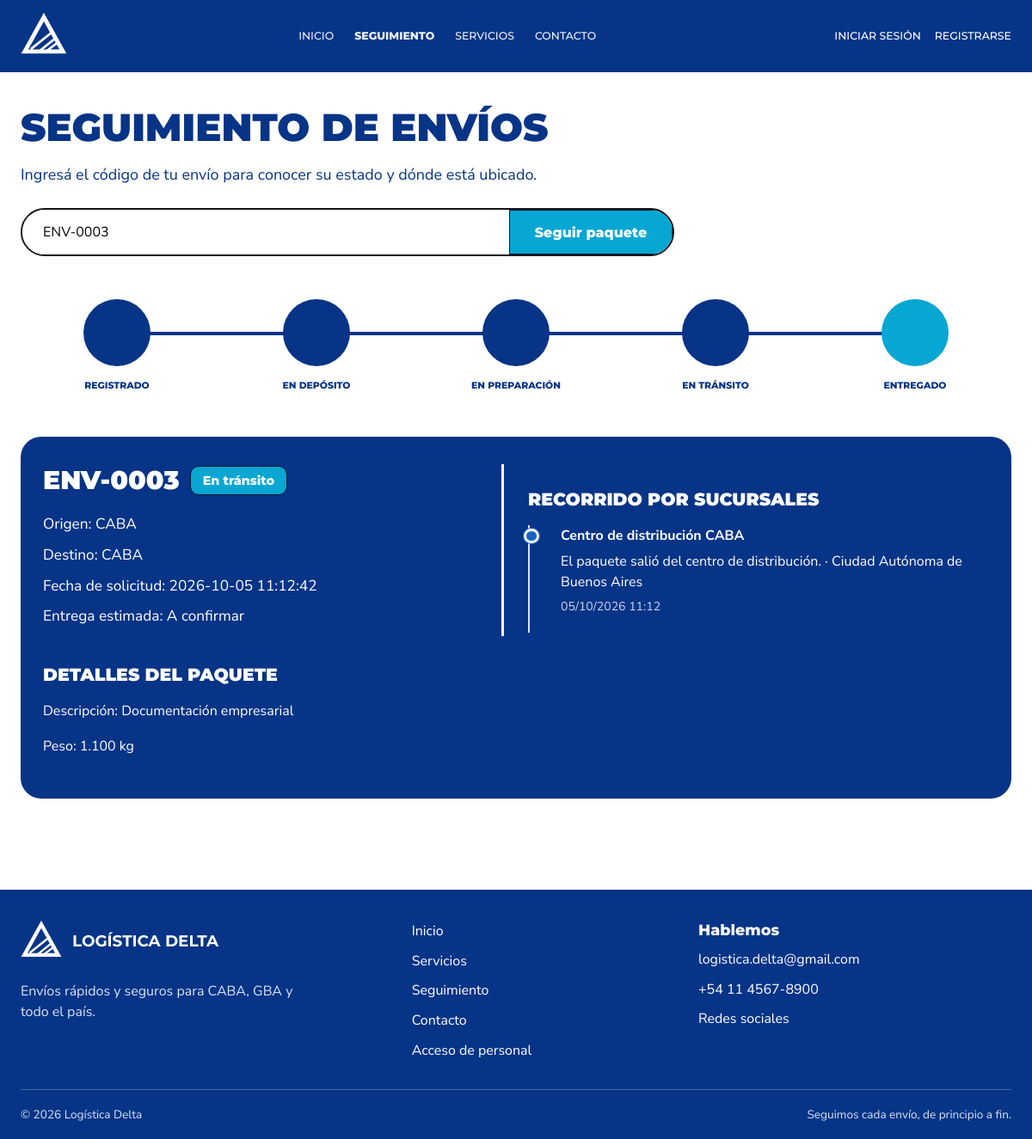
The app's page /seguimiento.php?codigo=ENV-0003 with its own data.
### tables this page shows
CREATE TABLE `envios` (
  `id_envio` int(11) NOT NULL,
  `codigo_envio` varchar(20) NOT NULL,
  `id_cliente` int(11) NOT NULL,
  `id_remitente` int(11) NOT NULL,
  `id_destinatario` int(11) NOT NULL,
  `id_paquete` int(11) NOT NULL,
  `estado` enum('REGISTRADO','RECIBIDO_DEPOSITO','PREPARADO','EN_TRANSITO','EN_REPARTO','ENTREGADO','NO_ENTREGADO','DEVUELTO','EXTRAVIADO','CANCELADO') NOT NULL DEFAULT 'REGISTRADO',
  `id_zona_destino` int(11) NOT NULL,
  `id_tarifa_aplicada` int(11) DEFAULT NULL,
  `precio_final` decimal(12,2) DEFAULT NULL,
  `id_ruta` int(11) DEFAULT NULL,
  `orden_parada` int(11) DEFAULT NULL,
  `fecha_solicitud` datetime NOT NULL DEFAULT current_timestamp(),
  `fecha_entrega_estimada` date DEFAULT NULL,
  `id_usuario_registro` int(11) NOT NULL,
  `activo` tinyint(1) NOT NULL DEFAULT 1
);

CREATE TABLE `contactos` (
  `id_contacto` int(11) NOT NULL,
  `tipo` enum('REMITENTE','DESTINATARIO') NOT NULL,
  `nombre` varchar(120) NOT NULL,
  `telefono` varchar(30) DEFAULT NULL,
  `email` varchar(120) DEFAULT NULL,
  `direccion` varchar(200) NOT NULL,
  `id_zona` int(11) DEFAULT NULL,
  `id_cliente` int(11) DEFAULT NULL
);

CREATE TABLE `movimientos_seguimiento` (
  `id_movimiento` int(11) NOT NULL AUTO_INCREMENT,
  `id_envio` int(11) NOT NULL,
  `sucursal` varchar(100) NOT NULL,
  `provincia` varchar(80) NOT NULL,
  `detalle` varchar(255) NOT NULL,
  `fecha_hora` datetime NOT NULL DEFAULT current_timestamp(),
  PRIMARY KEY (`id_movimiento`),
  KEY `idx_seguimiento_envio_fecha` (`id_envio`, `fecha_hora`),
  CONSTRAINT `fk_seguimiento_envio` FOREIGN KEY (`id_envio`) REFERENCES `envios` (`id_envio`)
);

CREATE TABLE `paquetes` (
  `id_paquete` int(11) NOT NULL,
  `codigo` varchar(20) NOT NULL,
  `descripcion` varchar(255) DEFAULT NULL,
  `peso_kg` decimal(10,3) NOT NULL,
  `largo_cm` decimal(10,2) DEFAULT NULL,
  `ancho_cm` decimal(10,2) DEFAULT NULL,
  `alto_cm` decimal(10,2) DEFAULT NULL,
  `cantidad_bultos` int(11) NOT NULL DEFAULT 1,
  `tipo_mercaderia` varchar(80) NOT NULL,
  `valor_declarado` decimal(12,2) DEFAULT NULL,
  `es_fragil` tinyint(1) NOT NULL DEFAULT 0,
  `fecha_registro` datetime NOT NULL DEFAULT current_timestamp()
);

### app/helpers/funciones.php (called while the page is built, shortened)
<?php
function limpiar($valor): string
{
    return htmlspecialchars((string) $valor, ENT_QUOTES, 'UTF-8');
}
function estadoLegible(string $estado): string
{
    $estados = [
        'REGISTRADO' => 'Envío registrado', 'RECIBIDO_DEPOSITO' => 'Recibido en sucursal',
        'PREPARADO' => 'Preparado para salir', 'EN_TRANSITO' => 'En tránsito',
        'EN_REPARTO' => 'En camino a destino', 'ENTREGADO' => 'Entregado',
        'NO_ENTREGADO' => 'No se pudo entregar', 'DEVUELTO' => 'Devuelto al remitente',
        'EXTRAVIADO' => 'En revisión', 'CANCELADO' => 'Cancelado',
    ];
    return $estados[$estado] ?? 'En proceso';
}

### app/config/Conexion.php (called while the page is built)
<?php
class Conexion
{
    private string $host = 'localhost';
    private string $dbName = 'logistica_delta';
    private string $usuario = 'root';
    private string $password = '';
    private ?PDO $conexion = null;
    public function conectar(): PDO
    {
        if ($this->conexion === null) {
            $dsn = "mysql:host={$this->host};dbname={$this->dbName};charset=utf8mb4";
            $this->conexion = new PDO($dsn, $this->usuario, $this->password);
            $this->conexion->setAttribute(PDO::ATTR_ERRMODE, PDO::ERRMODE_EXCEPTION);
            $this->conexion->setAttribute(PDO::ATTR_DEFAULT_FETCH_MODE, PDO::FETCH_ASSOC);
        }
        return $this->conexion;
    }
}

### app/dao/EnvioDAO.php (called while the page is built, shortened)
<?php
require_once __DIR__ . '/../config/Conexion.php';
class EnvioDAO
{
    private PDO $db;
    public function __construct(?PDO $db = null)
    {
        $this->db = $db ?? (new Conexion())->conectar();
    }
    public function obtenerParaSeguimiento(string $codigo): ?array
    {
        $sql = "SELECT e.id_envio, e.codigo_envio, e.estado, remitente.direccion AS origen,
                       destinatario.direccion AS destino, paquete.codigo AS codigo_paquete,
                       paquete.descripcion AS descripcion_paquete, paquete.peso_kg,
                       e.fecha_solicitud, e.fecha_entrega_estimada
                FROM envios e
                INNER JOIN contactos remitente ON remitente.id_contacto = e.id_remitente
                INNER JOIN contactos destinatario ON destinatario.id_contacto = e.id_destinatario
                INNER JOIN paquetes paquete ON paquete.id_paquete = e.id_paquete
                WHERE (e.codigo_envio = :codigo_envio OR paquete.codigo = :codigo_paquete)
                  AND e.activo = 1 LIMIT 1";
        $stmt = $this->db->prepare($sql);
        $stmt->execute(['codigo_envio' => $codigo, 'codigo_paquete' => $codigo]);
        $envio = $stmt->fetch();
        return $envio ?: null;
    }
}

### app/dao/MovimientoSeguimientoDAO.php (called while the page is built, shortened)
<?php
require_once __DIR__ . '/../config/Conexion.php';
class MovimientoSeguimientoDAO
{
    private PDO $db;
    public function __construct(?PDO $db = null)
    {
        $this->db = $db ?? (new Conexion())->conectar();
    }
    public function obtenerPorEnvio(int $idEnvio): array
    {
        $stmt = $this->db->prepare("SELECT sucursal, provincia, detalle, fecha_hora
                                    FROM movimientos_seguimiento
                                    WHERE id_envio = :id_envio
                                    ORDER BY fecha_hora, id_movimiento");
        $stmt->execute(['id_envio' => $idEnvio]);
        return $stmt->fetchAll();
    }
}

### public/seguimiento.php (the view, shortened to what this page needs)
<?php
require_once __DIR__ . '/../app/helpers/funciones.php';
require_once __DIR__ . '/../app/dao/EnvioDAO.php';
require_once __DIR__ . '/../app/dao/MovimientoSeguimientoDAO.php';
$codigo = strtoupper(trim($_POST['codigo'] ?? $_GET['codigo'] ?? ''));
$envio = null;
$movimientos = [];
if ($_SERVER['REQUEST_METHOD'] === 'POST' || isset($_GET['codigo'])) {
    if (!preg_match('/^[A-Z0-9-]{4,20}$/', $codigo)) {
        $error = 'Ingresá un código válido para buscar el paquete.';
    } else {
        try {
            $envio = (new EnvioDAO())->obtenerParaSeguimiento($codigo);
            if (!$envio) {
                $error = 'No encontramos un envío con ese código. Revisá que esté bien escrito.';
            } else {
                $movimientos = (new MovimientoSeguimientoDAO())->obtenerPorEnvio((int) $envio['id_envio']);
            }
        } catch (Throwable $exception) {
            error_log($exception->getMessage());
            $error = 'No pudimos consultar el envío. Verificá que MySQL esté activo.';
        }
    }
}
$etapasPorEstado = [
    'REGISTRADO' => 0, 'RECIBIDO_DEPOSITO' => 1, 'PREPARADO' => 2,
    'EN_TRANSITO' => 3, 'EN_REPARTO' => 3, 'ENTREGADO' => 4,
    'NO_ENTREGADO' => 3, 'DEVUELTO' => 3, 'EXTRAVIADO' => 3,
];
$etapaActual = $envio ? ($etapasPorEstado[$envio['estado']] ?? -1) : -1;
?>
<!doctype html>
<html lang="es">
<head>
  <link rel="stylesheet" href="css/style.css">
</head>
<body>
  <?php include __DIR__ . '/partials/nav.php'; ?>
  <main class="contenedor pagina-seguimiento">
    <h1>Seguimiento de envíos</h1>
    <p class="bajada">Ingresá el código de tu envío para conocer su estado y dónde está ubicado.</p>
    <form class="formulario-seguimiento" method="get">
      <input name="codigo" aria-label="Código de envío" placeholder="Ej.: DEL-0001 o ENV-0001" autocomplete="off" required value="<?= limpiar($codigo) ?>">
      <button type="submit">Seguir paquete</button>
    </form>
    <?php if ($envio): ?>
      <div class="progreso-envio" aria-label="Etapas del envío">
        <?php foreach (['Registrado', 'En depósito', 'En preparación', 'En tránsito', 'Entregado'] as $indice => $etapa): ?>
          <div class="paso-progreso <?= $indice <= $etapaActual ? 'actual' : '' ?>"><span class="punto-progreso"></span><span><?= limpiar($etapa) ?></span></div>
        <?php endforeach; ?>
      </div>
      <section class="tarjeta-envio" aria-label="Detalles del envío">
        <div class="resumen-envio">
          <div class="encabezado-envio"><h2><?= limpiar($envio['codigo_envio']) ?></h2><span class="etiqueta-estado"><?= limpiar(estadoLegible($envio['estado'])) ?></span></div>
          <p>Origen: <?= limpiar($envio['origen']) ?></p>
          <p>Destino: <?= limpiar($envio['destino']) ?></p>
          <p>Fecha de solicitud: <?= limpiar($envio['fecha_solicitud']) ?></p>
          <p>Entrega estimada: <?= limpiar($envio['fecha_entrega_estimada'] ?: 'A confirmar') ?></p>
        </div>
        <div class="contenedor-recorrido">
          <h3>Recorrido por sucursales</h3>
          <ol class="recorrido-envio">
            <?php if ($movimientos): ?>
              <?php foreach ($movimientos as $movimiento): ?>
                <li class="elemento-recorrido">
                  <strong><?= limpiar($movimiento['sucursal']) ?></strong>
                  <span><?= limpiar($movimiento['detalle']) ?> · <?= limpiar($movimiento['provincia']) ?></span>
                  <time datetime="<?= limpiar($movimiento['fecha_hora']) ?>"><?= limpiar(date('d/m/Y H:i', strtotime($movimiento['fecha_hora']))) ?></time>
                </li>
              <?php endforeach; ?>
            <?php else: ?>
              <li class="elemento-recorrido">Todavía no hay sucursales registradas para este paquete.</li>
            <?php endif; ?>
          </ol>
        </div>
        <div>
          <h3>Detalles del paquete</h3>
          <p>Descripción: <?= limpiar($envio['descripcion_paquete'] ?: 'Sin descripción') ?></p>
          <p>Peso: <?= limpiar($envio['peso_kg'] ? $envio['peso_kg'] . ' kg' : 'No informado') ?></p>
        </div>
      </section>
    <?php endif; ?>
  </main>
  <?php include __DIR__ . '/partials/footer.php'; ?>
</body>
</html>

### records on screen
envios: codigo_envio "ENV-0003", estado "En tránsito", id_remitente.direccion "CABA", id_destinatario.direccion "CABA", fecha_solicitud "2026-10-05 11:12:42", fecha_entrega_estimada "A confirmar", id_paquete.descripcion "Documentación empresarial", id_paquete.peso_kg "1.100 kg"
movimientos_seguimiento: sucursal "Centro de distribución CABA", detalle "El paquete salió del centro de distribución.", provincia "Ciudad Autónoma de Buenos Aires", fecha_hora "05/10/2026 11:12"

### other values on screen
limpiar($etapa) "REGISTRADO"
limpiar($etapa) "EN DEPÓSITO"
limpiar($etapa) "EN PREPARACIÓN"
limpiar($etapa) "EN TRÁNSITO"
limpiar($etapa) "ENTREGADO"
